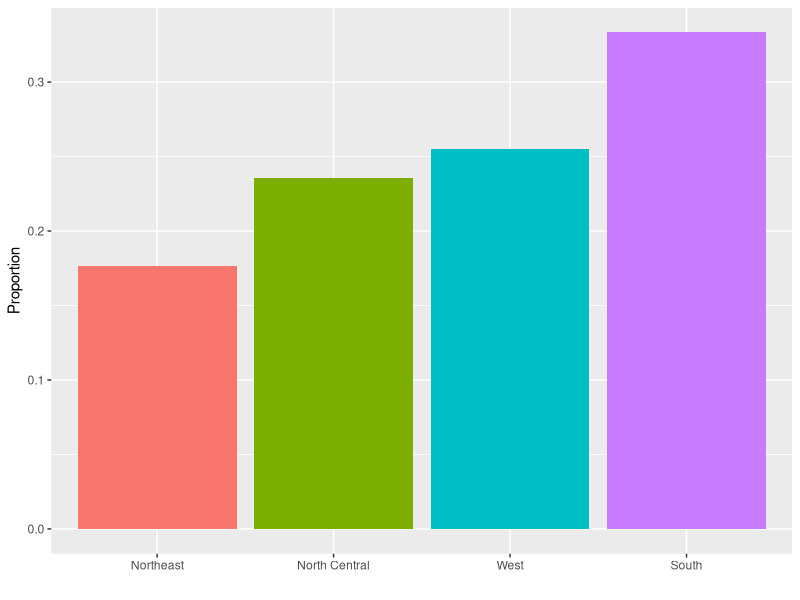
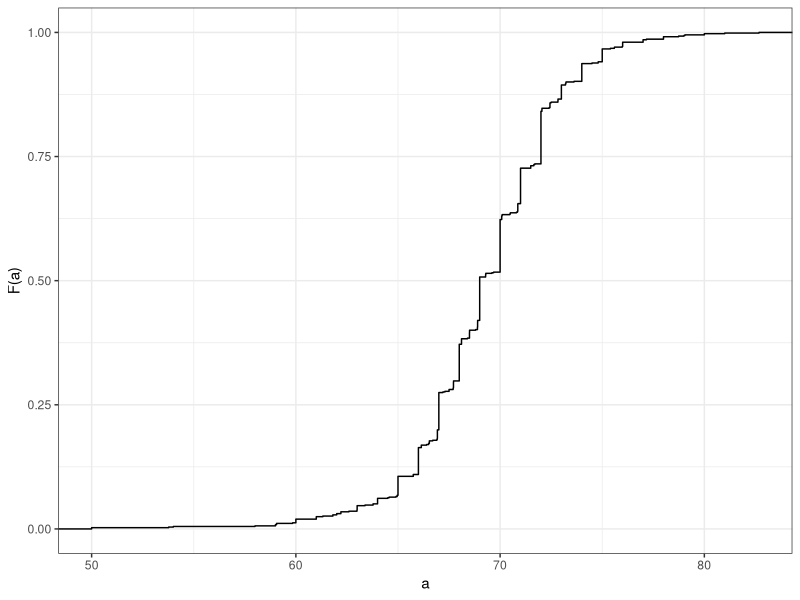
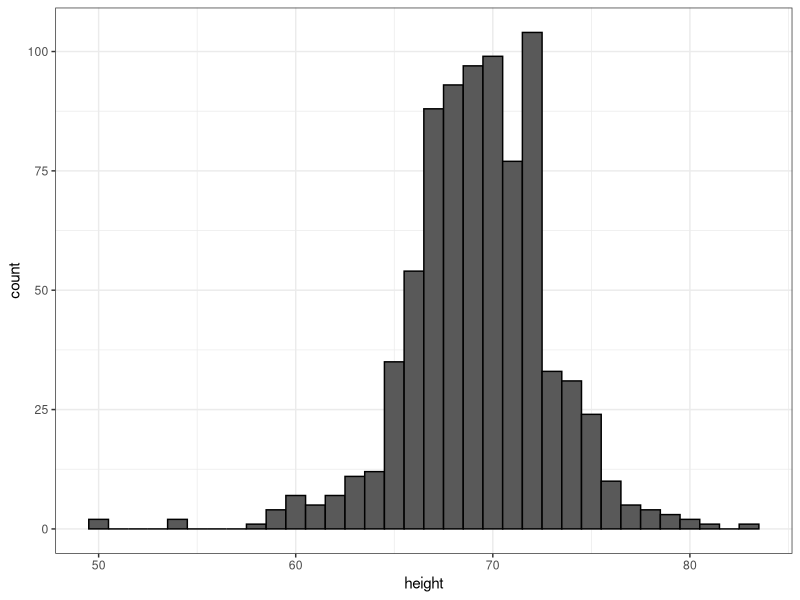
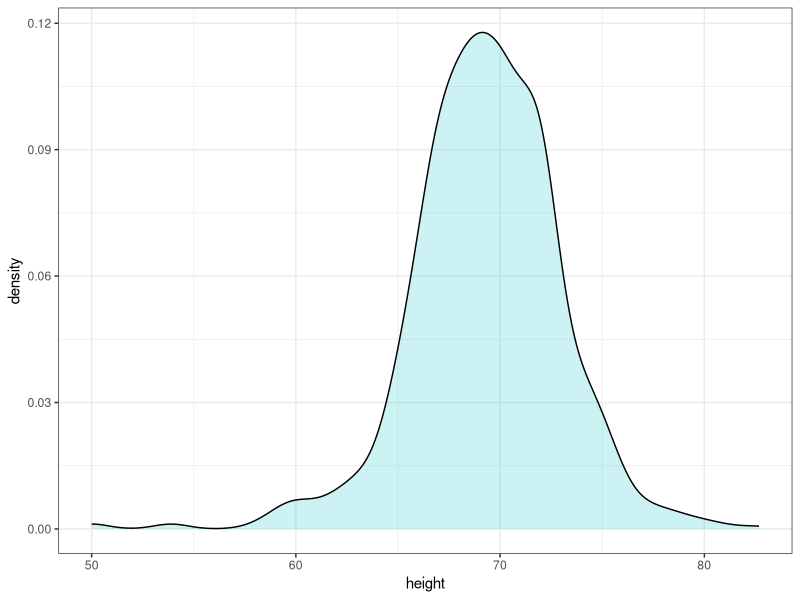
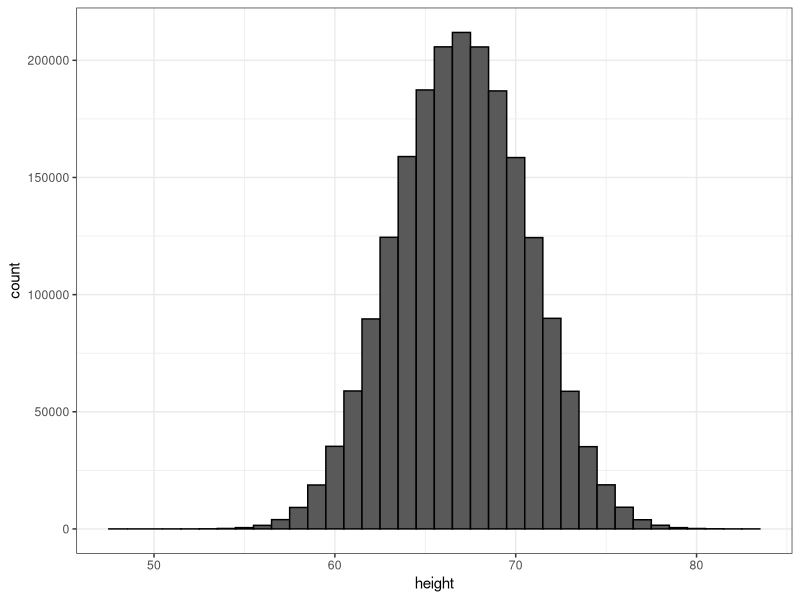
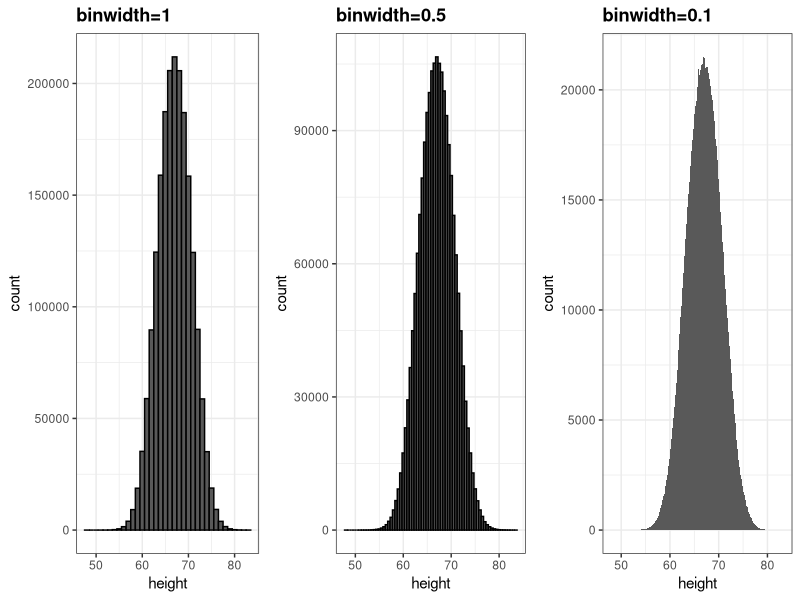
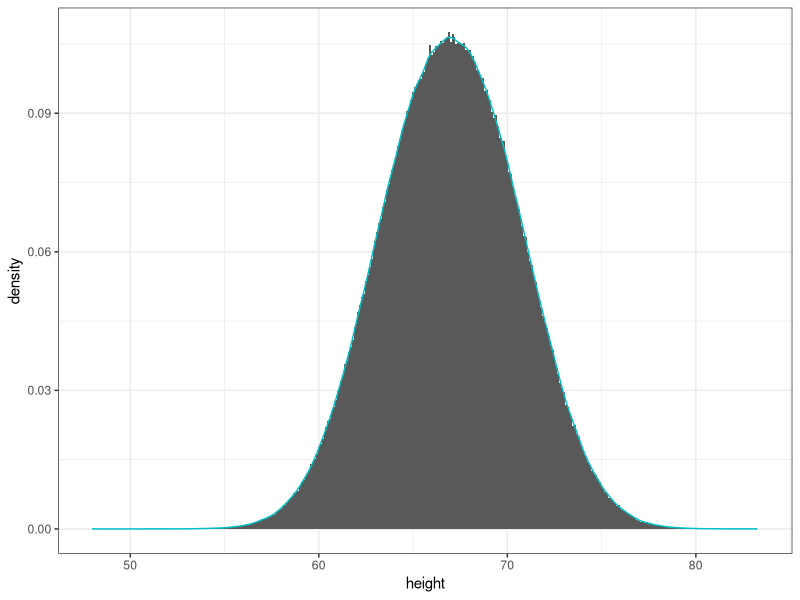
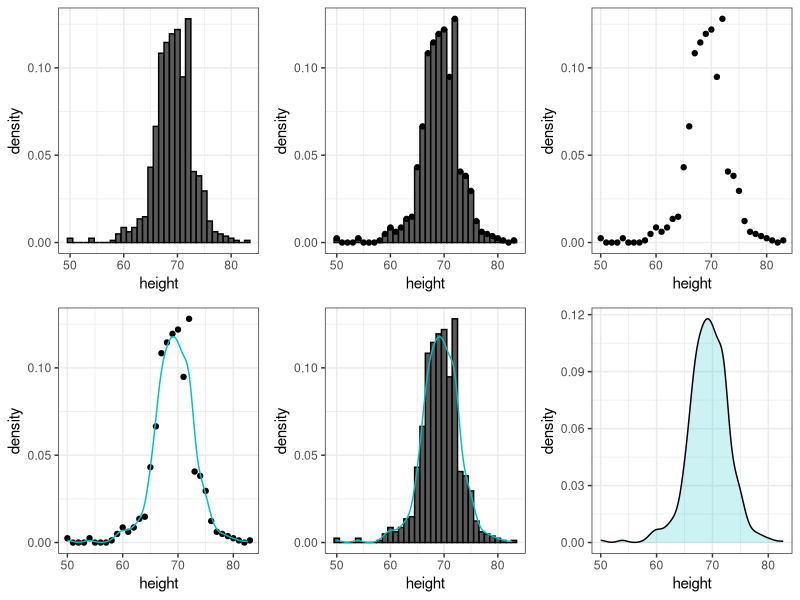

Source code (R) for these figures, in order:
## ---- chunk 1
library(tidyverse)
## ---- chunk 2
library(dslabs)
data(heights)
head(heights)
dim(heights)
## ---- chunk 3
prop.table(table(heights$sex))
## ---- chunk 4
murders %>% group_by(region) %>%
  summarize(n = n()) %>%
  mutate(Proportion = n/sum(n), 
         region = reorder(region, Proportion)) %>%
  ggplot(aes(x=region, y=Proportion, fill=region)) + 
  geom_bar(stat = "identity", show.legend = FALSE) + 
  xlab("")
## ---- chunk 5
ds_theme_set()
heights %>% filter(sex=="Male") %>% ggplot(aes(height)) + 
  stat_ecdf() +
  ylab("F(a)") + xlab("a")
## ---- chunk 6
heights %>% 
  filter(sex=="Male") %>% 
  ggplot(aes(height)) + 
  geom_histogram(binwidth = 1, color = "black")
## ---- chunk 7
heights %>% 
  filter(sex=="Male") %>% 
  ggplot(aes(height)) + 
  geom_density(alpha=.2, fill= "#00BFC4")  
## ---- chunk 8
x <- data.frame(height = c(rnorm(1000000,69,3), rnorm(1000000,65,3)))
x %>% ggplot(aes(height)) + geom_histogram(binwidth = 1, color = "black")
## ---- chunk 9
p1 <- x %>% ggplot(aes(height)) + geom_histogram(binwidth = 1, color = "black") + ggtitle("binwidth=1")
p2 <- x %>% ggplot(aes(height)) + geom_histogram(binwidth = 0.5, color="black") + ggtitle("binwidth=0.5") 
p3 <- x %>% ggplot(aes(height)) + geom_histogram(binwidth = 0.1) + ggtitle("binwidth=0.1")
library(gridExtra)
grid.arrange(p1, p2, p3, nrow = 1)
## ---- chunk 10
x %>% ggplot(aes(height)) + 
  geom_histogram(aes(y=..density..), binwidth = 0.1) +
  geom_density(col="#00BFC4")
## ---- chunk 11
hist1 <- heights %>% 
  filter(sex=="Male") %>% 
  ggplot(aes(height)) +
  geom_histogram(aes(y=..density..), binwidth = 1, color="black") 
hist2 <- hist1 +
  geom_density(col="#00BFC4")
hist3 <- hist1 + 
  geom_point(data = ggplot_build(hist2)$data[[1]], aes(x,y))
hist4 <- ggplot() + geom_point(data = ggplot_build(hist2)$data[[1]], aes(x,y)) + xlab("height") + ylab("density")
hist5 <- hist4 + geom_line(data = ggplot_build(hist2)$data[[2]], aes(x,y),col="#00BFC4")
hist6 <- heights %>% 
  filter(sex=="Male") %>% 
  ggplot(aes(height)) +
  geom_density(alpha = 0.2, fill="#00BFC4")
grid.arrange(hist1, hist3, hist4, hist5, hist2, hist6, nrow=2)
## ---- chunk 12
p1 <- heights %>% filter(sex=="Male")%>% ggplot(aes(height)) +
  geom_histogram(aes(y=..density..), binwidth = 1) + 
  geom_density(col="#00BFC4", adjust = 0.5)
p2 <- heights %>% filter(sex=="Male") %>% ggplot(aes(height)) +
  geom_histogram(aes(y=..density..), binwidth = 1) + 
  geom_density(col="#00BFC4", adjust = 2)
grid.arrange(p1,p2, ncol=2)
## ---- chunk 13
d <- with(heights, density(height[sex=="Male"]))
tmp <- data.frame(height=d$x, density=d$y)
tmp %>% ggplot(aes(height,density)) + geom_line() + 
  geom_area(aes(x=height,y=density), data = filter(tmp, between(height, 65, 68)), alpha=0.2, fill="#00BFC4")
## ---- chunk 14
heights %>% 
  filter(sex=="Male") %>% 
  ggplot(aes(height)) + 
  geom_density(alpha=.2, fill= "#00BFC4")  
## ---- chunk 15
heights %>% ggplot(aes(height, fill=sex)) + geom_density(alpha = 0.2)
## ---- chunk 16
mu <- 0; s <- 1
norm_dist <- data.frame(x=seq(-4,4,len=50)*s+mu) %>% mutate(density=dnorm(x,mu,s))
norm_dist %>% ggplot(aes(x,density)) + geom_line()
## ---- chunk 17
average <- sum(x) / length(x)
## ---- chunk 18
SD <- sqrt( sum( (x-mu)^2) / length(x) )
## ---- chunk 19
index <- heights$sex == "Male"
x <- heights$height[index]
## ---- chunk 20
average <- mean(x)
SD <- sd(x)
c(average = average, SD = SD)
## ---- chunk 21
norm_dist <- data.frame(x=seq(-4,4,len=50)*SD+average) %>% mutate(density=dnorm(x,average,SD))
heights %>% filter(sex=="Male") %>% ggplot(aes(height)) +
  geom_density(fill="#0099FF") +
  geom_line(aes(x, density),  data = norm_dist, lwd=1.5) 
## ---- chunk 22
z <- scale(x)
## ---- chunk 23
mean(abs(z) < 2)
## ---- chunk 24
mean(x <= 69.5)
## ---- chunk 25
p <- seq(0.05, 0.95, 0.05)
## ---- chunk 26
observed_quantiles <- quantile(x, p)
## ---- chunk 27
theoretical_quantiles <- qnorm( p, mean = mean(x), sd = sd(x))
## ---- chunk 28
plot(theoretical_quantiles, observed_quantiles)
abline(0,1)
## ---- chunk 29
observed_quantiles <- quantile(z, p)
theoretical_quantiles <- qnorm(p) 
plot(theoretical_quantiles, observed_quantiles)
abline(0,1)
## ---- chunk 30
data(murders)
murders <- murders %>% mutate(rate = total/population*100000)
library(gridExtra)
p1 <- murders %>% ggplot(aes(x=rate)) + geom_histogram(binwidth = 1) + ggtitle("Histogram")
p2 <- murders %>% ggplot(aes(sample=rate)) + 
  geom_qq(dparams=summarize(murders, mean=mean(rate), sd=sd(rate))) +
  geom_abline() + ggtitle("QQ-plot")
grid.arrange(p1, p2, ncol = 2)
## ---- chunk 31
murders %>% ggplot(aes("",rate)) + geom_boxplot() +
  coord_cartesian(xlim = c(0, 2)) + xlab("")
## ---- chunk 32
heights %>% ggplot(aes(x=sex, y=height, fill=sex)) +
  geom_boxplot()
## ---- chunk 33
p1 <- heights %>% filter(sex=="Female") %>%
  ggplot(aes(height)) +
  geom_density(fill="#F8766D") 
p2 <- heights %>% filter(sex=="Female") %>% 
  ggplot(aes(sample=scale(height))) +
  geom_qq() + geom_abline() + ylab("Standard Units")
grid.arrange(p1, p2, ncol=2)
